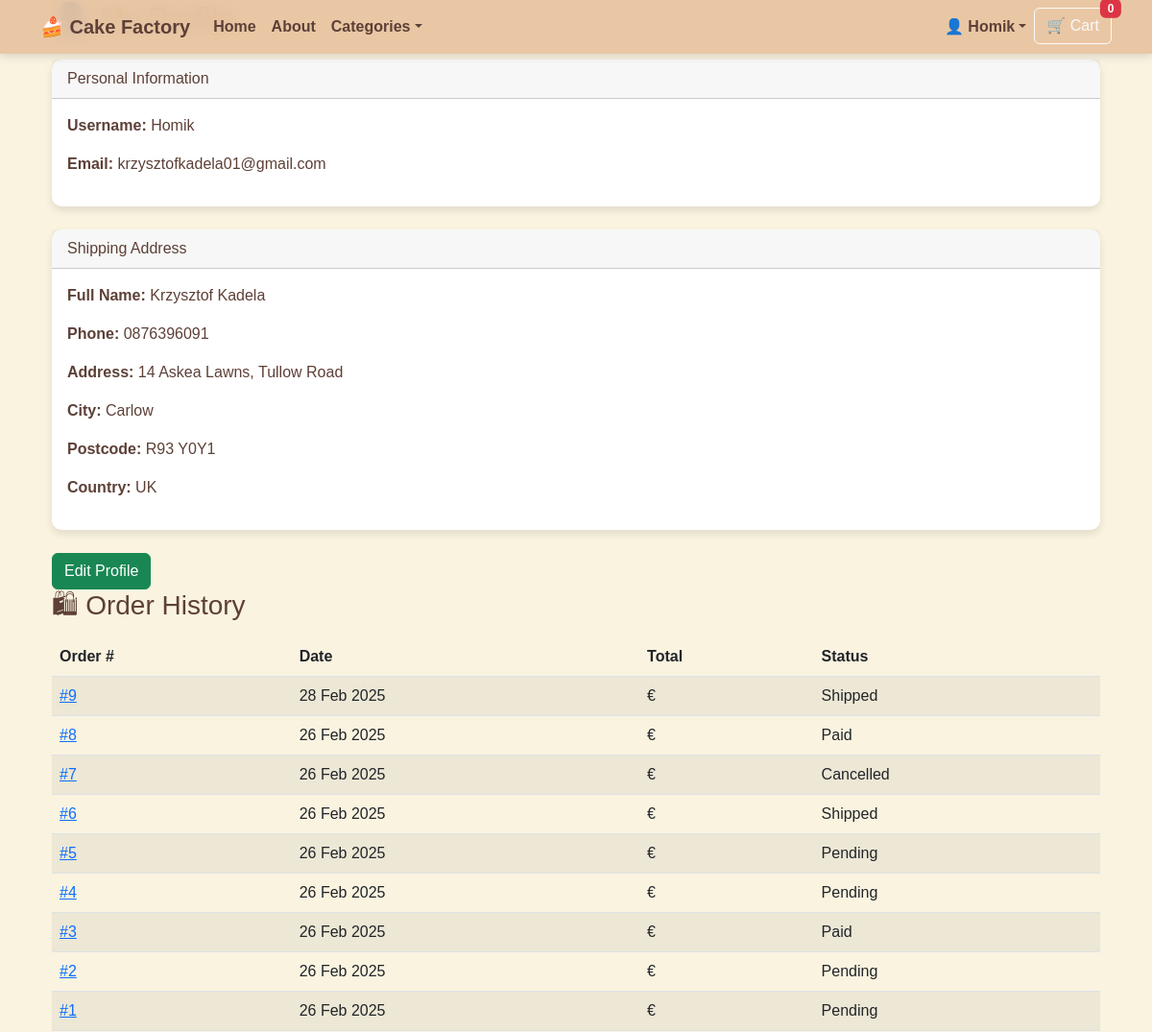
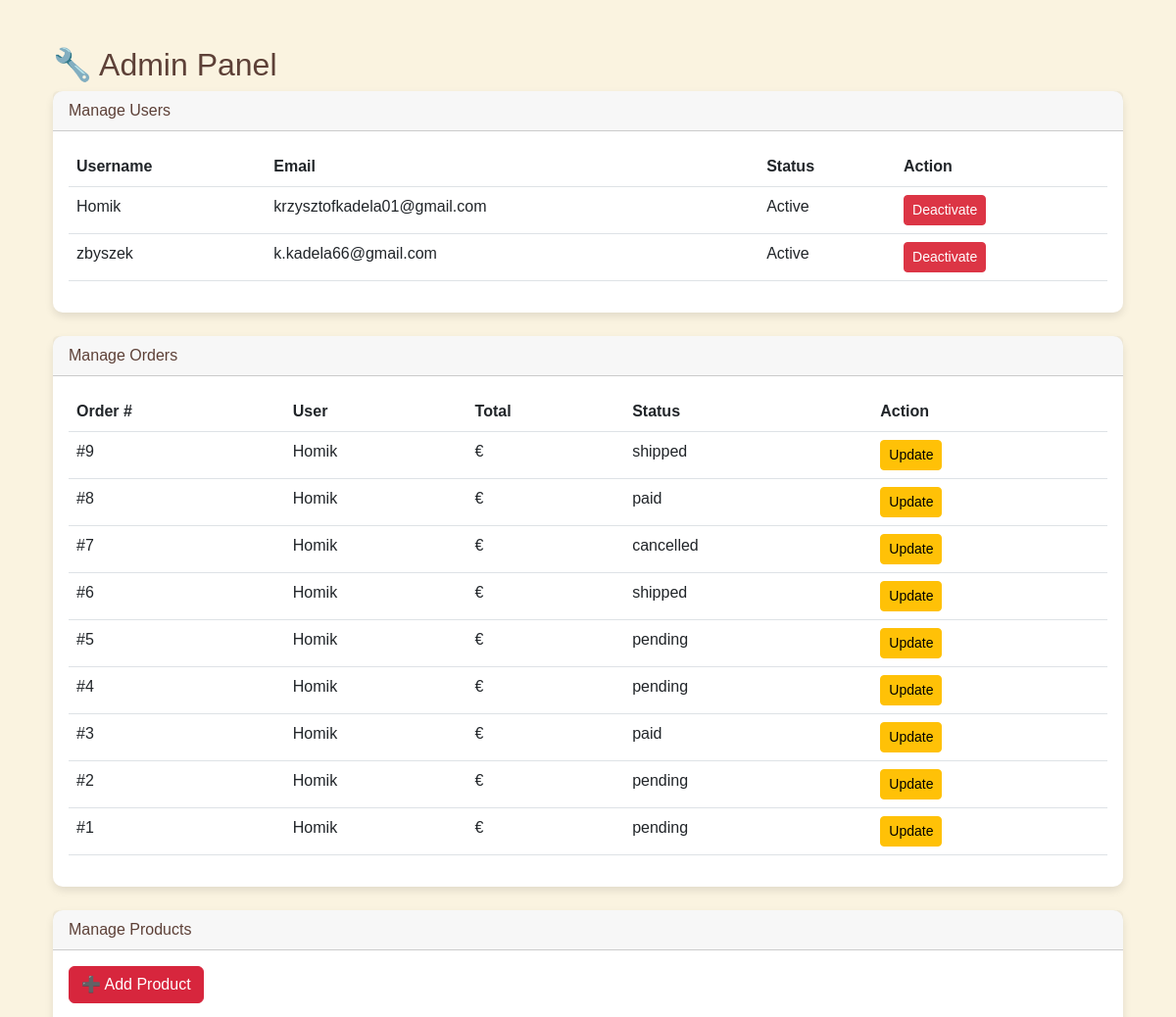
Page /users/profile/ (signed in, upper part) on the earlier database version (2 pictures, top to bottom).
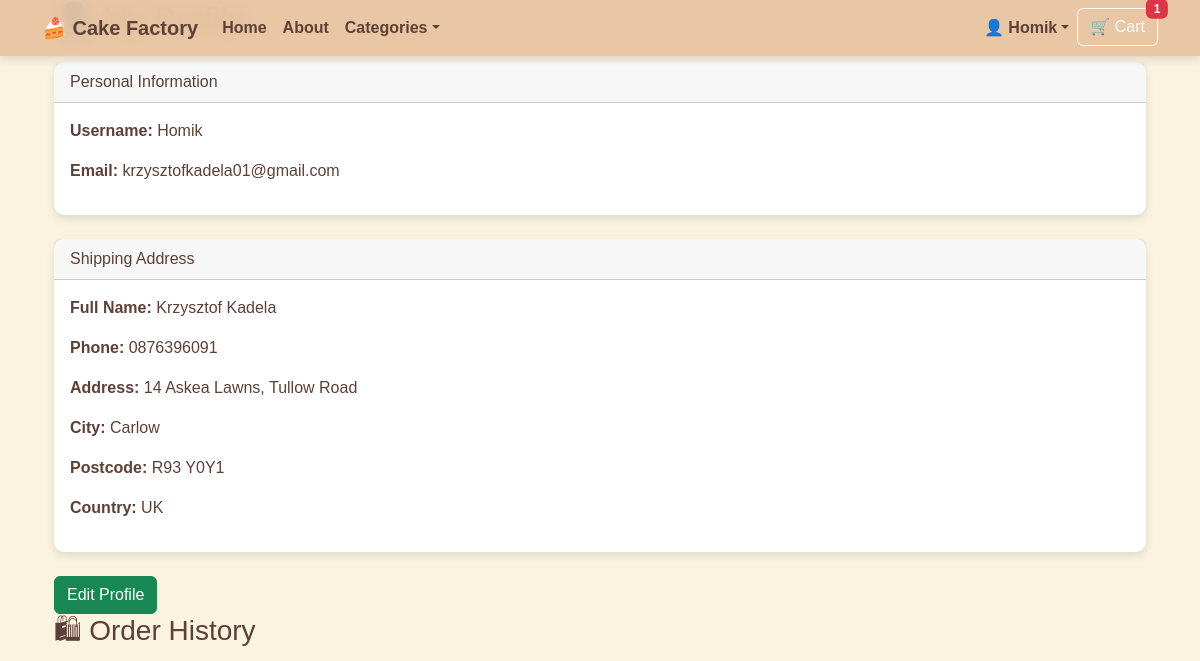
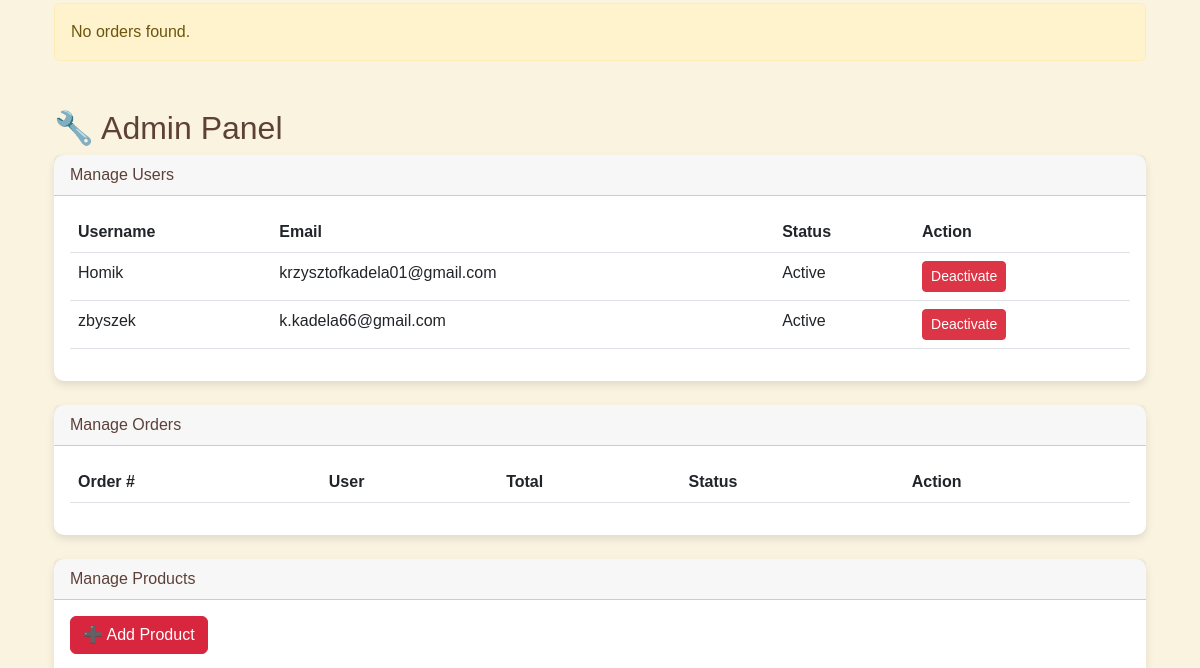
Same page on the later database version (2 pictures, top to bottom).
### users/models.py (models this page shows, shortened)
class CustomUser(AbstractUser):
    stripe_customer_id = models.CharField(max_length=50, blank=True, null=True, unique=True)
    shipping_full_name = models.CharField(max_length=100, blank=True, null=True)
    shipping_phone = models.CharField(max_length=20, blank=True, null=True)
    shipping_street_address1 = models.CharField(max_length=255, blank=True, null=True)
    shipping_street_address2 = models.CharField(max_length=255, blank=True, null=True)
    shipping_city = models.CharField(max_length=100, blank=True, null=True)
    shipping_postcode = models.CharField(max_length=20, blank=True, null=True)
    shipping_country = CountryField(blank_label="Select country", blank=True, null=True)
    billing_full_name = models.CharField(max_length=100, blank=True, null=True)
    billing_phone = models.CharField(max_length=20, blank=True, null=True)
    billing_street_address1 = models.CharField(max_length=255, blank=True, null=True)
    billing_street_address2 = models.CharField(max_length=255, blank=True, null=True)
    billing_city = models.CharField(max_length=100, blank=True, null=True)
    billing_postcode = models.CharField(max_length=20, blank=True, null=True)
    billing_country = CountryField(blank_label="Select country", blank=True, null=True)

### orders/models.py (models this page shows, shortened)
class Order(models.Model):
    ORDER_STATUS = [
        ("pending", "Pending"),
        ("paid", "Paid"),
        ("shipped", "Shipped"),
        ("delivered", "Delivered"),
        ("cancelled", "Cancelled"),
    ]
    user = models.ForeignKey(
        settings.AUTH_USER_MODEL,
        on_delete=models.SET_NULL,
        null=True,
        blank=True,
        related_name="orders"
    )
    order_number = models.CharField(max_length=32, null=False, editable=False, unique=True)
    full_name = models.CharField(max_length=50)
    email = models.EmailField(max_length=254)
    phone_number = models.CharField(max_length=20)
    country = models.CharField(max_length=40)
    postcode = models.CharField(max_length=20, null=True, blank=True)
    town_or_city = models.CharField(max_length=40)
    street_address1 = models.CharField(max_length=80)
    street_address2 = models.CharField(max_length=80, null=True, blank=True)
    county = models.CharField(max_length=80, null=True, blank=True)
    billing_full_name = models.CharField(max_length=50, blank=True, null=True)
    billing_phone_number = models.CharField(max_length=20, blank=True, null=True)
    billing_country = models.CharField(max_length=40, blank=True, null=True)
    billing_postcode = models.CharField(max_length=20, blank=True, null=True)
    billing_town_or_city = models.CharField(max_length=40, blank=True, null=True)
    billing_street_address1 = models.CharField(max_length=80, blank=True, null=True)
    billing_street_address2 = models.CharField(max_length=80, blank=True, null=True)
    billing_county = models.CharField(max_length=80, blank=True, null=True)
    delivery_date = models.DateField(null=True, blank=True)
    delivery_time = models.TimeField(null=True, blank=True)
    date = models.DateTimeField(auto_now_add=True)
    created_at = models.DateTimeField(auto_now_add=True)
    updated_at = models.DateTimeField(auto_now=True)
    status = models.CharField(
        max_length=20,
        choices=ORDER_STATUS,
        default="pending"
    )
    delivery_cost = models.DecimalField(max_digits=6, decimal_places=2, default=0)
    order_total = models.DecimalField(max_digits=10, decimal_places=2, default=0)
    grand_total = models.DecimalField(max_digits=10, decimal_places=2, default=0)

### users/views.py (the view)
# urls.py: path("profile/", user_profile, name="user_profile"),
@login_required
def user_profile(request):
    orders = Order.objects.filter(user=request.user).order_by("-created_at")
    context = {
        "user": request.user,
        "orders": orders,
    }
    if request.user.is_superuser:
        all_users = CustomUser.objects.all()
        all_orders = Order.objects.all().order_by("-created_at")
        all_products = Product.objects.all()
        context.update({
            "all_users": all_users,
            "all_orders": all_orders,
            "all_products": all_products,
        })
    return render(request, "users/profile.html", context)

### orders/context_processors.py (called while the page is built)
def cart_context(request):
    cart_items = 0
    cart_total_price = 0.0
    if request.user.is_authenticated:
        cart_items_qs = CartItem.objects.filter(user=request.user)
        cart_items = sum(item.quantity for item in cart_items_qs)
        cart_total_price = sum(item.line_total for item in cart_items_qs)
    else:
        session_cart = request.session.get("cart", {})
        cart_items = sum(item["quantity"] for item in session_cart.values())
        cart_total_price = sum(float(item["price"]) * int(item["quantity"]) for item in session_cart.values())
    return {"cart_items": cart_items, "cart_total_price": cart_total_price}

### orders/models.py (called while the page is built)
    @property
    def adjusted_price(self):
        SIZE_PRICE_ADJUSTMENT = {
            "Small": 0,
            "Large": 20,
            "X-large": 40
        }
        base_price = self.product.price or 0
        size_adjustment = SIZE_PRICE_ADJUSTMENT.get(self.size.name if self.size else "Small", 0)
        return base_price + size_adjustment

    @property
    def line_total(self):
        return (self.adjusted_price or 0) * self.quantity

### products/context_processors.py (called while the page is built)
def categories_context(request):
    return {
        'categories': Category.objects.all()
    }

### users/templates/users/profile.html (shortened to what this page needs)
{% extends "base.html" %}
{% block content %}
<div class="container">
    <h2 class="mb-4">👤 My Profile</h2>
    <div class="card mb-4">
        <div class="card-header">Personal Information</div>
        <div class="card-body">
            <p><strong>Username:</strong> {{ user.username }}</p>
            <p><strong>Email:</strong> {{ user.email }}</p>
        </div>
    </div>
    <div class="card mb-4">
        <div class="card-header">Shipping Address</div>
        <div class="card-body">
            <p><strong>Full Name:</strong> {{ user.shipping_full_name|default:"Not provided" }}</p>
            <p><strong>Phone:</strong> {{ user.shipping_phone|default:"Not provided" }}</p>
            <p><strong>Address:</strong> {{ user.shipping_street_address1 }}, {{ user.shipping_street_address2 }}</p>
            <p><strong>City:</strong> {{ user.shipping_city }}</p>
            <p><strong>Postcode:</strong> {{ user.shipping_postcode }}</p>
            <p><strong>Country:</strong> {{ user.shipping_country }}</p>
        </div>
    </div>
    <a href="{% url 'edit_profile' %}" class="btn btn-success">Edit Profile</a>
    <h3 class="mb-3">🛍 Order History</h3>
    {% if orders %}
    <table class="table table-striped">
        <thead>
            <tr>
                <th>Order #</th>
                <th>Date</th>
                <th>Total</th>
                <th>Status</th>
            </tr>
        </thead>
        <tbody>
            {% for order in orders %}
            <tr>
                <td><a href="{% url 'order_detail' order.id %}">#{{ order.id }}</a></td>
                <td>{{ order.created_at|date:"d M Y" }}</td>
                <td>€{{ order.total_price|floatformat:2 }}</td>
                <td>{{ order.status|title }}</td>
            </tr>
            {% endfor %}
        </tbody>
    </table>
    {% else %}
    <p class="alert alert-warning">No orders found.</p>
    {% endif %}
    {% if user.is_superuser %}
    <h2 class="mt-5">🔧 Admin Panel</h2>
    <div class="card mb-4">
        <div class="card-header">Manage Users</div>
        <div class="card-body">
            <table class="table">
                <thead>
                    <tr>
                        <th>Username</th>
                        <th>Email</th>
                        <th>Status</th>
                        <th>Action</th>
                    </tr>
                </thead>
                <tbody>
                    {% for u in all_users %}
                    <tr>
                        <td>{{ u.username }}</td>
                        <td>{{ u.email }}</td>
                        <td>{% if u.is_active %}Active{% else %}Inactive{% endif %}</td>
                        <td>
                            <a href="{% url 'toggle_user_status' u.id %}"
                               class="btn btn-sm {% if u.is_active %}btn-danger{% else %}btn-success{% endif %}">
                                {% if u.is_active %}Deactivate{% else %}Activate{% endif %}
                            </a>
                        </td>
                    </tr>
                    {% endfor %}
                </tbody>
            </table>
        </div>
    </div>
    <div class="card mb-4">
        <div class="card-header">Manage Orders</div>
        <div class="card-body">
            <table class="table">
                <thead>
                    <tr>
                        <th>Order #</th>
                        <th>User</th>
                        <th>Total</th>
                        <th>Status</th>
                        <th>Action</th>
                    </tr>
                </thead>
                <tbody>
                    {% for order in all_orders %}
                    <tr>
                        <td>#{{ order.id }}</td>
                        <td>{{ order.user.username }}</td>
                        <td>€{{ order.total_price|floatformat:2 }}</td>
                        <td>{{ order.status }}</td>
                        <td>
                            <a href="{% url 'update_order_status' order.id %}" class="btn btn-sm btn-warning">Update</a>
                        </td>
                    </tr>
                    {% endfor %}
                </tbody>
            </table>
        </div>
    </div>
    <div class="card mb-4">
        <div class="card-header">Manage Products</div>
        <div class="card-body">
            <a href="{% url 'add_product' %}" class="btn btn-primary mb-3">➕ Add Product</a>
        </div>
    </div>
    {% endif %}
</div>
{% endblock %}

### templates/base.html (shortened to what this page needs)
{% load static %}
<!DOCTYPE html>
<html lang="en">
<head>
    <link href="https://cdn.jsdelivr.net/npm/bootstrap-icons/font/bootstrap-icons.css" rel="stylesheet">
    <link href="https://cdn.jsdelivr.net/npm/bootstrap@5.2.3/dist/css/bootstrap.min.css" rel="stylesheet">
    <link href="{% static 'css/styles.css' %}" rel="stylesheet">
</head>
<body>
    <nav class="navbar navbar-expand-lg navbar-dark fixed-top glass-navbar">
        <div class="container">
            <a class="navbar-brand fw-bold" href="{% url 'home' %}">🍰 Cake Factory</a>
            <div class="collapse navbar-collapse" id="navbarContent">
                <ul class="navbar-nav me-auto">
                    <li class="nav-item"><a class="nav-link" href="{% url 'home' %}">Home</a></li>
                    <li class="nav-item"><a class="nav-link" href="#">About</a></li>
                    <li class="nav-item dropdown">
                        <a class="nav-link dropdown-toggle" href="#" id="categoriesDropdown" role="button"
                            data-bs-toggle="dropdown">Categories</a>
                    </li>
                </ul>
                <ul class="navbar-nav ms-auto">
                    <li class="nav-item dropdown">
                        <a class="nav-link dropdown-toggle" href="#" id="accountDropdown" role="button"
                            data-bs-toggle="dropdown">{% if user.is_authenticated %}👤 {{ user.username }}{% else %}My
                            Account{% endif %}</a>
                    </li>
                    <li class="nav-item">
                        <a class="btn btn-outline-light position-relative" href="{% url 'cart_view' %}">
                            🛒 Cart
                            <span class="position-absolute top-0 start-100 translate-middle badge bg-danger">
                                {{ cart_items|default:0 }}
                            </span>
                        </a>
                    </li>
                </ul>
            </div>
        </div>
    </nav>
    <main class="container py-5">
        {% block content %}{% endblock %}
    </main>
</body>
</html>

### static/css/styles.css (style rules this page uses)
html, body { height: 100%; display: flex; flex-direction: column; }
body { background-color: #FAF3E0; font-family: 'Poppins', sans-serif; color: #5D4037; }
.navbar { background-color: rgba(232, 195, 158, 0.9); box-shadow: 0px 2px 10px rgba(0, 0, 0, 0.15); backdrop-filter: blur(10px); }
.navbar-brand, .navbar-nav .nav-link { color: #5D4037 !important; font-weight: bold; }
main { flex: 1; display: flex; flex-direction: column; align-items: center; justify-content: center; padding: 120px 20px 40px; width: 100%; max-width: 1200px; margin: 0 auto; }
.card { transition: transform 0.3s ease-in-out; border: none; background-color: #ffffff; border-radius: 10px; box-shadow: 0px 4px 8px rgba(0, 0, 0, 0.1); }
.btn-primary { background-color: #D7263D; border-color: #D7263D; }
.alert { opacity: 0.95; }
.py-5 { padding-top: 0 !important; padding-bottom: 0 !important; }

### templates/base.html (style rules this page uses)
html, body { height: 100%; display: flex; flex-direction: column; }
main { flex: 1; padding-top: 80px; }

Differences in the rows shown:
removed Order: id "9", created_at "28 Feb 2025", status "Shipped", user.username "Homik", status "shipped"
removed Order: id "8", created_at "26 Feb 2025", status "Paid", user.username "Homik", status "paid"
removed Order: id "7", created_at "26 Feb 2025", status "Cancelled", user.username "Homik", status "cancelled"
removed Order: id "6", created_at "26 Feb 2025", status "Shipped", user.username "Homik", status "shipped"
removed Order: id "5", created_at "26 Feb 2025", status "Pending", user.username "Homik", status "pending"
removed Order: id "4", created_at "26 Feb 2025", status "Pending", user.username "Homik", status "pending"
removed Order: id "3", created_at "26 Feb 2025", status "Paid", user.username "Homik", status "paid"
removed Order: id "2", created_at "26 Feb 2025", status "Pending", user.username "Homik", status "pending"
removed Order: id "1", created_at "26 Feb 2025", status "Pending", user.username "Homik", status "pending"
Other differences:
{{ cart_items|default:0 }}: "0" → "1"
text no longer shown: "Order # Date Total Status"
text now shown: "No orders found."
